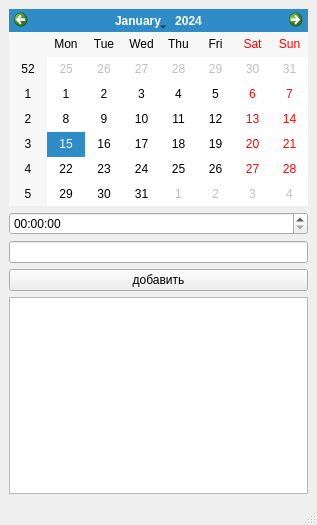
<?xml version="1.0" encoding="UTF-8"?>
<ui version="4.0">
 <class>Diary</class>
 <widget class="QMainWindow" name="Diary">
  <property name="geometry">
   <rect>
    <x>0</x>
    <y>0</y>
    <width>317</width>
    <height>525</height>
   </rect>
  </property>
  <property name="windowTitle">
   <string>MainWindow</string>
  </property>
  <widget class="QWidget" name="centralwidget">
   <layout class="QVBoxLayout" name="verticalLayout">
    <item>
     <widget class="QCalendarWidget" name="date"/>
    </item>
    <item>
     <widget class="QTimeEdit" name="time"/>
    </item>
    <item>
     <widget class="QLineEdit" name="eventName"/>
    </item>
    <item>
     <widget class="QPushButton" name="addAll">
      <property name="text">
       <string>добавить</string>
      </property>
     </widget>
    </item>
    <item>
     <widget class="QListWidget" name="events">
      <property name="editTriggers">
       <set>QAbstractItemView::AllEditTriggers</set>
      </property>
     </widget>
    </item>
   </layout>
  </widget>
  <widget class="QMenuBar" name="menubar">
   <property name="geometry">
    <rect>
     <x>0</x>
     <y>0</y>
     <width>317</width>
     <height>21</height>
    </rect>
   </property>
  </widget>
  <widget class="QStatusBar" name="statusbar"/>
 </widget>
 <resources/>
 <connections/>
</ui>
